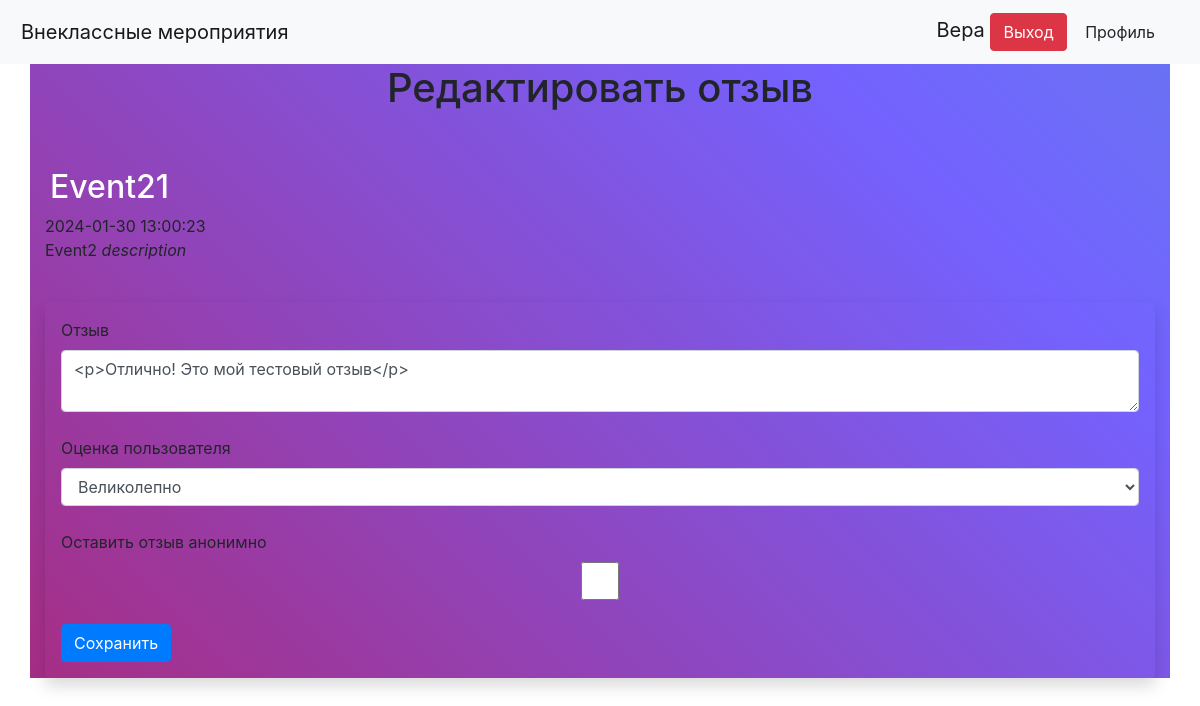
The app's page /feedbacks/edit/18 (signed in), older data.
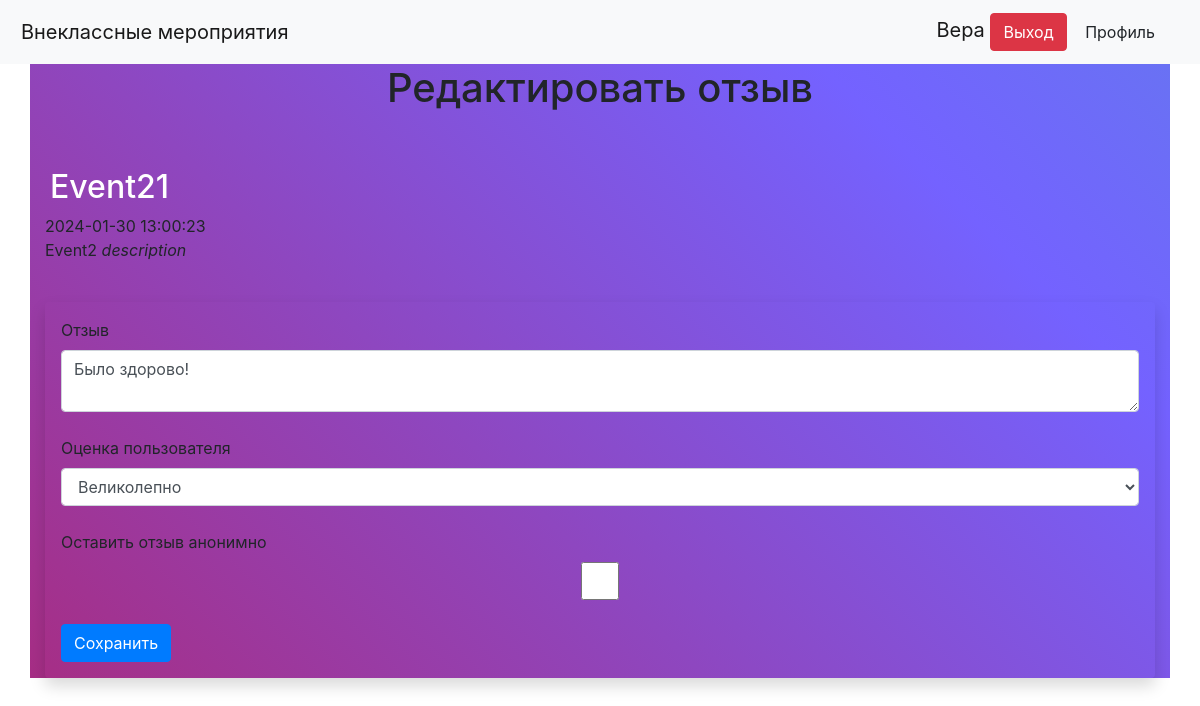
The same page, newer data.
### data/users.py (models this page shows, shortened)
class User(SqlAlchemyBase, UserMixin):
    __tablename__ = 'users'
    id = db.Column(db.Integer, primary_key=True, autoincrement=True)
    name = db.Column(db.VARCHAR, nullable=True)
    email = db.Column(db.VARCHAR, index=True, unique=True, nullable=True)
    last_name = db.Column(db.VARCHAR, nullable=True)
    fathers_name = db.Column(db.VARCHAR, nullable=True)
    occupation = db.Column(db.VARCHAR, nullable=True)
    school_num = db.Column(db.VARCHAR, nullable=True)
    class_num = db.Column(db.VARCHAR, nullable=True)
    city = db.Column(db.VARCHAR, nullable=True)
    about = db.Column(db.VARCHAR, nullable=True)
    hashed_password = db.Column(db.VARCHAR, nullable=True)
    created_date = db.Column(db.DateTime, default=datetime.datetime.now)
    is_active = db.Column(db.CHAR, nullable=True)
    profile_picture = db.Column(db.VARCHAR, nullable=True)
    events = orm.relationship("Events", backref='event_poster')
    feedbacks = orm.relationship("Feedbacks", backref='feedback_poster')

### data/events.py (models this page shows)
class Events(SqlAlchemyBase):
    __tablename__ = 'events'
    id = db.Column(db.Integer, primary_key=True, autoincrement=True)
    title = db.Column(db.VARCHAR, nullable=False)
    description = db.Column(db.VARCHAR, nullable=False)
    event_picture = db.Column(db.VARCHAR, nullable=True)
    event_date_time = db.Column(db.DateTime, default=datetime.datetime.now)
    created_date = db.Column(db.DateTime, default=datetime.datetime.now)
    poster_id = db.Column(db.Integer, db.ForeignKey("users.id"))
    category_id = db.Column(db.Integer, db.ForeignKey("categories.id"))
    feedbacks = orm.relationship("Feedbacks", backref='event')

### data/feedbacks.py (models this page shows)
class Feedbacks(SqlAlchemyBase):
    __tablename__ = 'feedbacks'
    id = db.Column(db.Integer, primary_key=True, autoincrement=True)
    feedback = db.Column(db.VARCHAR, nullable=False)
    user_score = db.Column(db.VARCHAR, nullable=True)
    sentiment_score = db.Column(db.Integer, nullable=True)
    created_date = db.Column(db.DateTime, default=datetime.datetime.now)
    is_anonymous = db.Column(db.Boolean, default=False)
    poster_id = db.Column(db.Integer, db.ForeignKey("users.id"))
    event_id = db.Column(db.Integer, db.ForeignKey("events.id"))

### main.py (the view, shortened to what this page needs)
@app.route('/feedbacks/edit/<int:id>', methods=['GET', 'POST'])
def edit_feedback(id):
    form = FeedbackForm()
    db_sess = db_session.create_session()
    feedback = db_sess.query(Feedbacks).filter(Feedbacks.id == id).first()
    if id == feedback.poster_id or current_user.id == 1:
        form.feedback.data = feedback.feedback
        form.user_score.data = feedback.user_score
        form.is_anonymous.data = feedback.is_anonymous
    else:
        flash("Нельзя редактировать отзывы других пользователей")
    return render_template("edit_feedback.html", form=form, event=feedback.event)

### forms/feedback.py
class FeedbackForm(FlaskForm):
    feedback = TextAreaField("Отзыв", validators=[DataRequired()])
    user_score = SelectField("Оценка пользователя", choices=[(2, 'Нормально'), (3, 'Неплохо'), (4, 'Хорошо'), (5, 'Великолепно')])
    is_anonymous = BooleanField("Оставить отзыв анонимно")
    submit = SubmitField('Сохранить')

### data/db_session.py (called while the page is built)
def create_session() -> Session:
    global __factory
    return __factory()

### main.py (called while the page is built)
@login_manager.user_loader
def load_user(user_id):
    db_sess = db_session.create_session()
    return db_sess.query(User).get(user_id)

### templates/edit_feedback.html (shortened to what this page needs)
{% extends "base.html" %}
{% block content %}
{% if current_user.is_authenticated %}
	<h1>Редактировать отзыв</h1>
	<br/>
<h2><a href="{{ url_for('event', id=event.id)}}">{{ event.title }}</a></h2>
{{ event.event_date_time }}
{{ event.description|safe }}
	<div class="shadow p-3 mb-5 bg-body rounded">
		<form action="" method="POST">
			{{ form.feedback.label(class="form-label") }}
			{{ form.feedback(class="form-control") }}
			<br/>
			{{ form.user_score.label(class="form-label") }}
			{{ form.user_score(class="form-control") }}
			<br/>
			{{ form.is_anonymous.label(class="form-label") }}
			{{ form.is_anonymous(class="form-control") }}
			<br/>
			{{ form.submit(class="btn btn-primary") }}
		</form>
	</div>
{% else %}
	<h2> Для редактирования отзыва необходимо войти в систему...</h2>
	<a href="{{ url_for('login') }}">Вход в систему</a>
{% endif %}
{% endblock %}

### templates/base.html (shortened to what this page needs)
<!doctype html>
<html lang="en">
<head>
    <link rel="stylesheet"
          href="https://stackpath.bootstrapcdn.com/bootstrap/4.4.1/css/bootstrap.min.css"
>
    <link rel="stylesheet" type="text/css" href="{{url_for('static', filename='css/style.css')}}" />
    <link rel="stylesheet" type="text/css" href="{{url_for('static', filename='css/style_maps.css')}}" />
    <link rel="stylesheet" type="text/css" href="{{url_for('static', filename='css/style_def.css')}}" />
    <link rel="stylesheet" type="text/css" href="{{url_for('static', filename='css/info.css')}}" />
</head>
<body>
<header>
    <nav class="navbar navbar-light bg-light">
        <a class="navbar-brand" href="/">Внеклассные мероприятия</a>
        <div class="navbar-brand">
        {% if current_user.is_authenticated %}
                {{ current_user.name }}
                <a class="btn btn-danger" href="/logout" >Выход</a>
                <a class="btn" href="/profile" >Профиль</a>
        {% else %}
                <a class="btn btn-primary" href="/register">Зарегистрироваться</a>
                <a class="btn btn-success" href="/login">Войти</a>
        {% endif %}
        </div>
    </nav>
</header>
<main role="main" class="container">
    {% block content %}{% endblock %}
</main>
</body>
</html>

### static/css/style.css (style rules this page uses)
.container { height: 100%; width: 100%; background: linear-gradient(45deg, #d2001a, #7462ff, #23d5ab); background-size: 300% 300%; animation: color 12s ease-in-out infinite; }
a { color: #FFF; }

### static/css/style_maps.css (style rules this page uses)
a { text-align: center; padding: 5px; }
h1 { text-align: center; }

### static/css/style_def.css (style rules this page uses)
* { margin: 0; }

Row changes from the older to the newer data that the page shows:
changed Feedbacks "Великолепно": feedback "<p>Отлично! Это мой тестовый отзыв</p>" → "Было здорово!"
